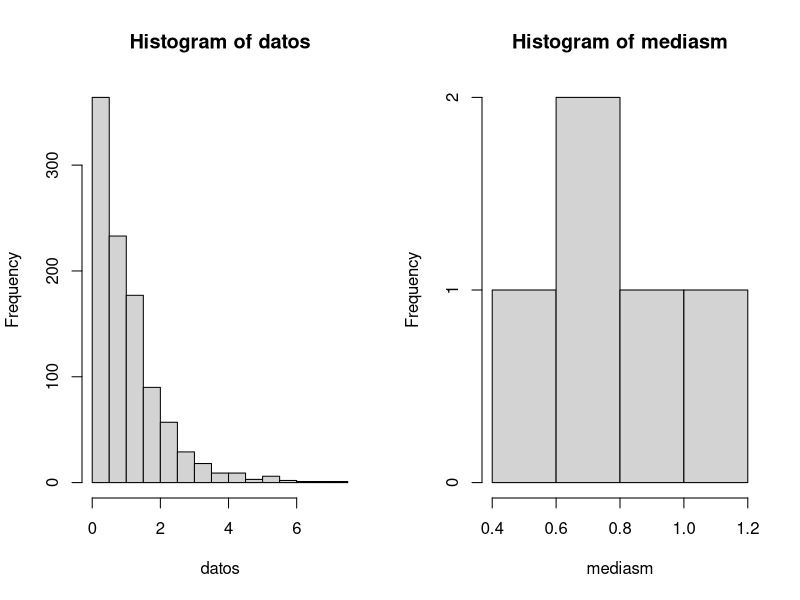
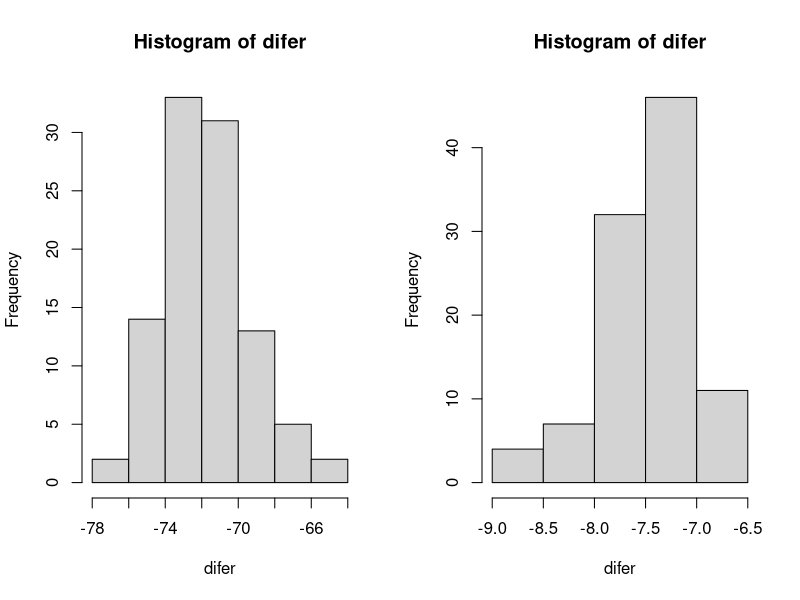

Here is the R script that generated these plots, in order:
## ---- chunk 1
#Simulacion distribucion muestral de la media
poblacion1=rnorm(1000) # simula datos de una distribucion normal 
poblacion2=rexp(1000)  # simula datos de una distribucion exponencial

# datos : poblacion
# n : tamanho de la muestra
# m : numero de muestras
simulacion1 <- function(datos,n,m) {

  N=length(datos) # tamanho de la poblacion
  mu=mean(datos)  # calcula 
  sigma2=var(datos)*((N-1)/N)  # (N-1)/N : Factor de correcion
  resul=sigma2/n  # varianza de la media
  
  muestras=matrix(0,m,n) # m fila (muestras) y n columnas (datos de la muestra)
  
  print(muestras)
  
  # realiza "m" muestras
  for (i in 1:m)
    muestras[i,]=sample(datos,n,replace=T) # muestras con reemplazo y lo 
                                           # almacena en la fila "i"
  print(muestras)
  
  mediasm=apply(muestras,1,mean) # Calcula la media para cada fila (1)
  
  mediaxbar=mean(mediasm)        # Calcula la medias de las medias
  
  varxbar=var(mediasm)*((m-1)/m) # Calcula la varianza de las estimadas
  
  medias=c(mu,mediaxbar)        # mu es el valor teorico y mediaxbar es el estimado
  varianzas=c(resul,varxbar)    # resul es el valor teorico y varxbar es el estimado
  
  print(medias)
  print(varianzas)
  
  par(mfrow = c(1, 2))
  
  hist(datos)
  hist(mediasm)
}

# Ejecucion de la simulacion
#simulacion1(poblacion2, 100, 50)

simulacion1(poblacion2, 8, 5)

## ---- chunk 2
# n1 y n2 tamanhos
# m : numero de repeticiones
simulacion2=function(datos1,datos2,n1,n2,m){
    N1=length(datos1)
    N2=length(datos2)
    mu1=mean(datos1)
    mu2=mean(datos2)
    mu=mu1-mu2
    
    sigma21 = var(datos1)*((N1-1)/N1)
    sigma22 = var(datos2)*((N2-1)/N2)
    resul = sigma21/n1 + sigma22/n2  # varianza ponderada
    
    # diferencia de muestras
    difer=rep(0,m)
    
    for (i in 1:m){
      muestras1=sample(datos1,n1,replace=T)
      muestras2=sample(datos2,n2,replace=T)
      #d=mean(muestras1)-mean(muestras2)
      #difer[i] = mean(d)
      difer[i] = mean(muestras1)-mean(muestras2)
    }
    
    mediasm = mean(difer)
    varxbar = var(difer)*((m-1)/m)
    medias = c(mu,mediasm)
    varianzas = c(resul,varxbar)
    
    print(medias)
    print(varianzas)
    hist(difer)
}
## ---- chunk 3
women # ya existe esta matriz
## ---- chunk 4

# women[,1] : height (tamanho)
# women[,2] : weight (peso)

# No tiene sentido esta ejecucion
simulacion2(women[,1], women[,2],59,54,100)  
## ---- chunk 5
women1 <- women[1:8,1]
women2 <- women[9:15,1]

simulacion2(women1, women2, 59, 54, 100)  
## ---- chunk 6
sample(c("car","sello"),20, replace=T)
